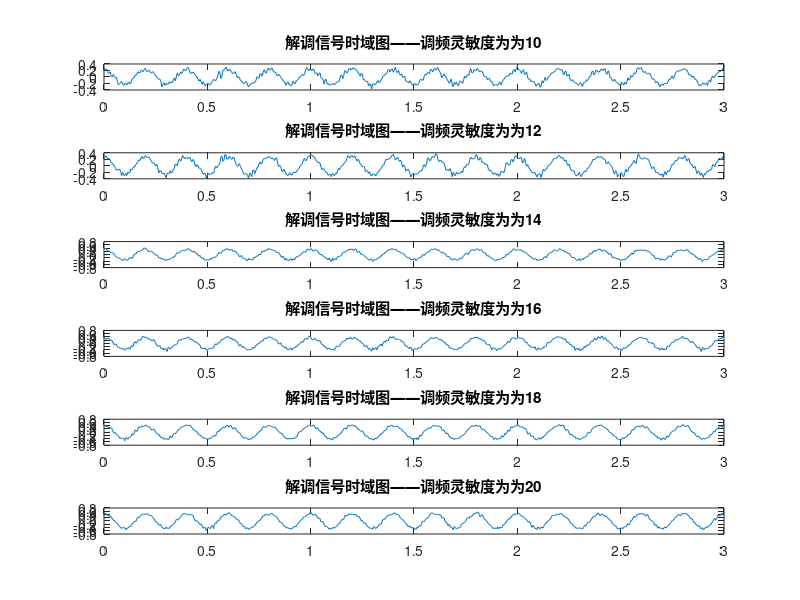

This figure's MATLAB source:
clc;
clear;
close all;

% 确定仿真参数
% 调制信号幅度：5
% 调制信号频率：5Hz
% 载频：25Hz
% 调频指数：10
% 小信噪比：10dB
% 大信噪比：40dB


%% 初始化
% fs = 99999;
fm = 5;
fc = 25;
dt=0.005;   %设定步长
t=0:dt:3;
NFFT = 2^16; %傅里叶变换点数
f = linspace(-0.5/dt, 0.5/dt, NFFT); %生成-fs/2到 fs/2的NFFT个点
int_mt = zeros(1,length(t)) ;
kf = 10:2:20; %调频指数
% kd = 1000; %调频灵敏度
recieve_signal_0dB = zeros(length(kf),length(t)-1);
recieve_signal_30dB = zeros(length(kf),length(t)-1);
Pn = zeros(1,length(kf)); %噪声功率
Ps = zeros(1,length(kf)); %信号功率
rec_SNR_dB = zeros(1,length(kf)); 
rec_SNR = zeros(1,length(kf)); 

for ii = 1:length(kf)
    %% 生成调制信号、载波信号以及已调信号
    mt = 5 * cos(2*pi*fm*t); %m(t)调制信号
    ct = cos(2*pi*fc*t); %载波
    int_mt(1) = 0;
    %对mt进行积分
    for i = 1:length(t)-1
        int_mt(i+1) = int_mt(i) + mt(i)*dt;
    end
    sft = cos(2*pi*fc*t + kf(ii).*int_mt);
    
    %% 生成无噪声情况下解调信号
    sdt = [diff(sft)];        % 先对已调信号做微分
    rt = abs(hilbert(sdt));     % 再构造解析信号求包络,得到非相干解调信号;
    rt = rt - mean(rt);
    recieve_signal_0dB(ii,:)  = rt;     

    
    %% 绘制30dB下已调信号时域图和信噪比条件下含高斯白噪声的已调信号时域图
    A = 1;
    SNRdB = 30;
    SNR = 10.^(SNRdB/10);
    sigma = A*A./SNR ;
    out_sft = zeros(length(SNRdB),length(sft));
    noise = sqrt(sigma)*randn([1 length(t)]);
    out_sft = noise + sft;
    sdt = [diff(out_sft)];        % 先对已调信号做微分
    rt = abs(hilbert(sdt));     % 再构造解析信号求包络,得到非相干解调信号;
    rt = rt - mean(rt);
    recieve_signal_30dB(ii,:) = rt;
    Ps(ii) = trapz(0:dt:3-dt,recieve_signal_0dB(ii,:).^2);
    Pn(ii) = trapz(0:dt:3-dt,(recieve_signal_30dB(ii,:)-recieve_signal_0dB(ii,:)).^2);

end

rec_SNR = Ps./Pn;
rec_SNR_dB = 10*log10(rec_SNR );
kf_str = ['10' , '12'  ,'14'  ,'16' , '18' , '20'];
figure
for i = 1:length(kf)
    subplot(length(kf),1,i)
    plot(0:dt:3-dt,recieve_signal_30dB(i,:));
    title(['解调信号时域图——调频灵敏度为为',kf_str(1,2*i-1:2*i)]);
end
